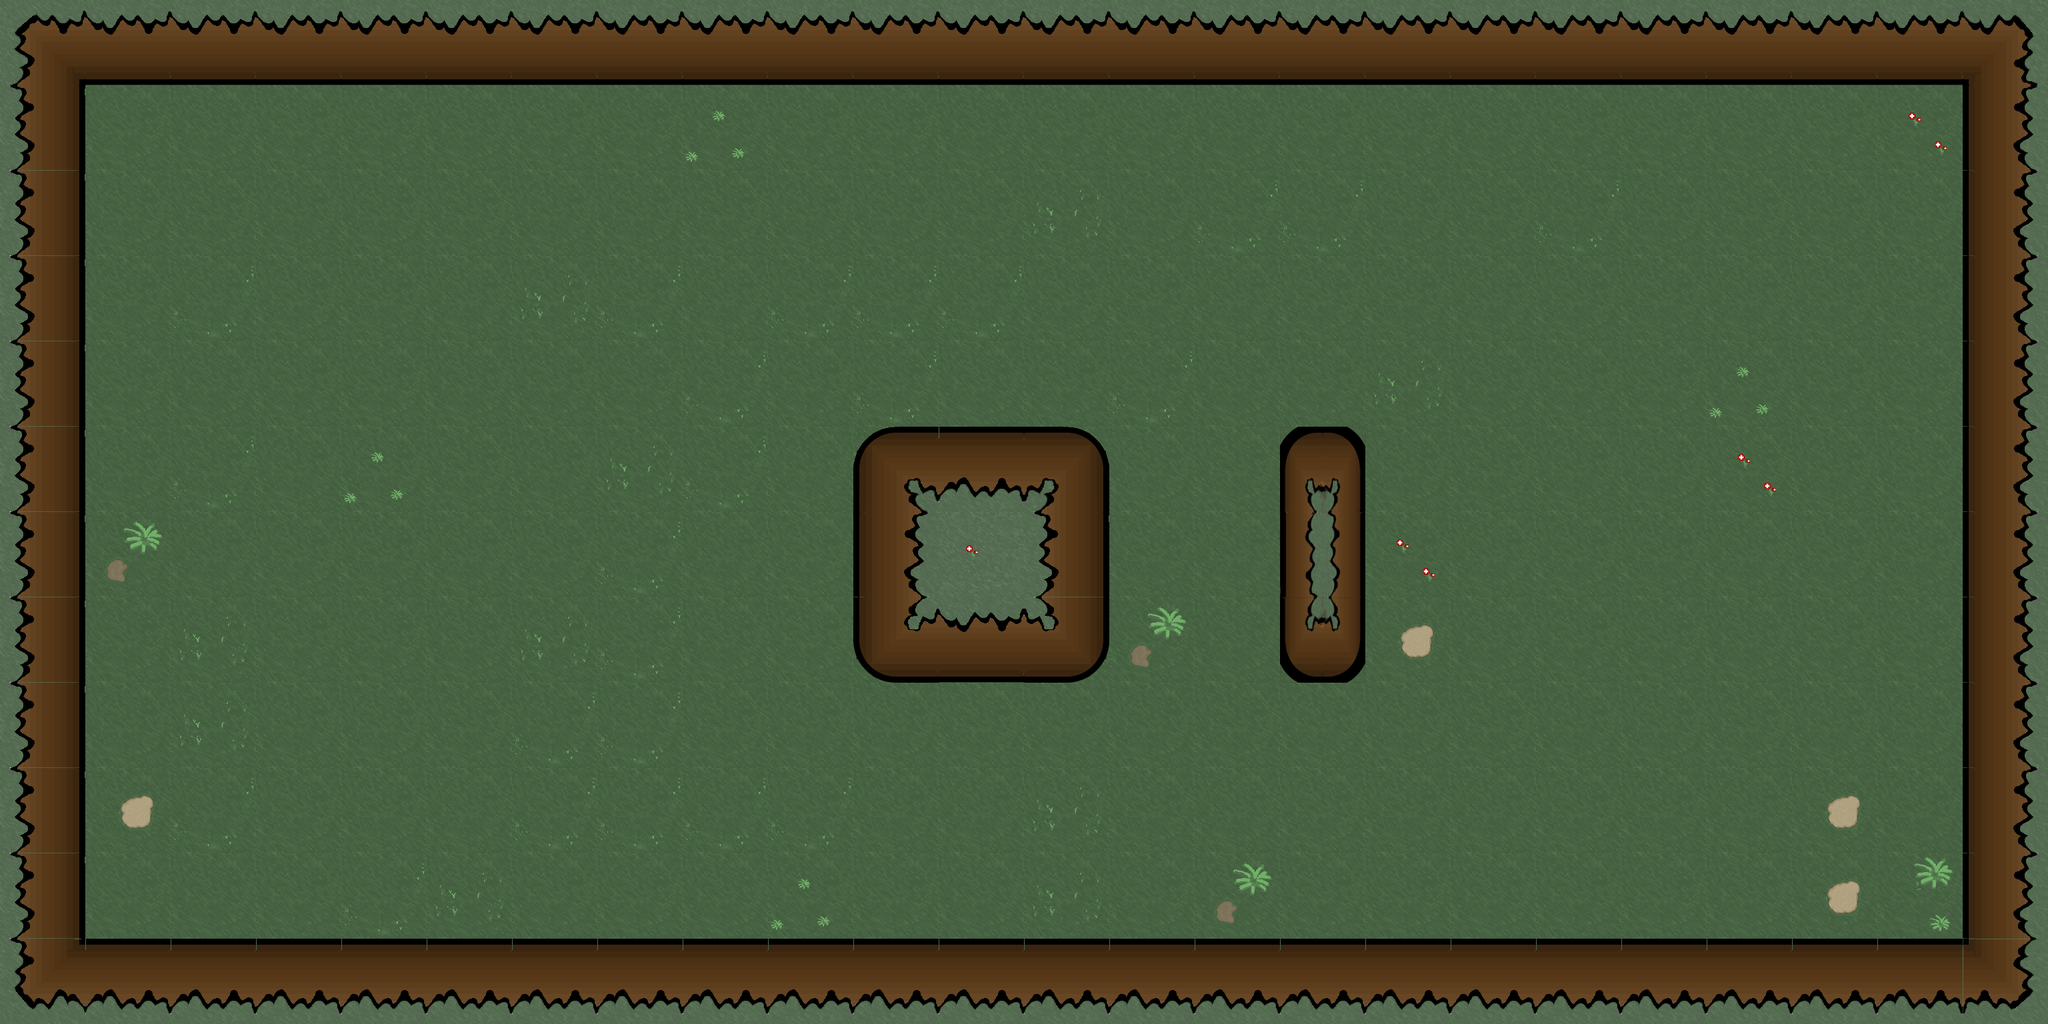

Below is a game level as drawn by its tile map, then a one-line description and the .tmx file that defines it, in full:
An orthogonal 24x12 tile map with 128x128 px tiles, 1 tile layer (Capa de Patrones 1) and 4 objects (4x enemigo).

<map version="1.0" orientation="orthogonal" renderorder="right-down" width="24" height="12" tilewidth="128" tileheight="128" nextobjectid="5">
 <tileset firstgid="1" name="Tilesheet" tilewidth="128" tileheight="128" tilecount="36" columns="4">
  <image source="../../Mapa/Tilesets/Tileset_zon1.png" width="512" height="1152" />
 </tileset>
 <layer name="Capa de Patrones 1" width="24" height="12">
  <data encoding="csv">
17,14,14,14,14,14,14,14,14,14,14,14,14,14,14,14,14,14,14,14,14,14,14,18,
13,5,5,5,5,5,5,5,8,5,5,5,5,5,5,5,5,5,5,5,5,5,7,15,
13,5,5,5,5,5,5,5,5,5,5,5,9,5,6,6,5,5,6,5,5,5,5,15,
13,5,6,5,5,5,9,6,5,6,6,6,5,5,5,5,5,5,5,5,5,5,5,15,
13,5,5,5,5,5,5,5,6,5,6,5,5,6,5,5,9,5,5,5,8,5,5,15,
13,5,6,5,8,5,5,9,6,5,21,16,22,5,5,26,5,5,5,5,7,5,5,15,
13,11,5,5,5,5,5,6,5,5,15,2,13,5,5,33,7,5,5,5,5,5,5,15,
13,5,9,5,5,5,9,6,5,5,24,14,23,11,5,28,10,5,5,5,5,5,5,15,
13,5,9,5,5,5,6,6,5,5,5,5,5,5,5,5,5,5,5,5,5,5,5,15,
13,10,6,5,5,5,6,6,6,6,5,5,9,5,5,5,5,5,5,5,5,10,5,15,
13,5,5,5,6,9,5,5,5,8,5,5,9,5,11,5,5,5,5,5,5,10,12,15,
20,16,16,16,16,16,16,16,16,16,16,16,16,16,16,16,16,16,16,16,16,16,16,19
</data>
 </layer>
 <objectgroup name="Enemigos">
  <object id="1" name="Dron" type="enemigo" x="956" y="652" width="136" height="104" />
  <object id="2" name="Dron" type="enemigo" x="165.333" y="1261.82" width="112" height="112" />
  <object id="3" name="Dron" type="enemigo" x="2232" y="752" width="152" height="128" />
  <object id="4" name="Perseguidor" type="enemigo" x="1736" y="784" width="120" height="96" />
 </objectgroup>
</map>
